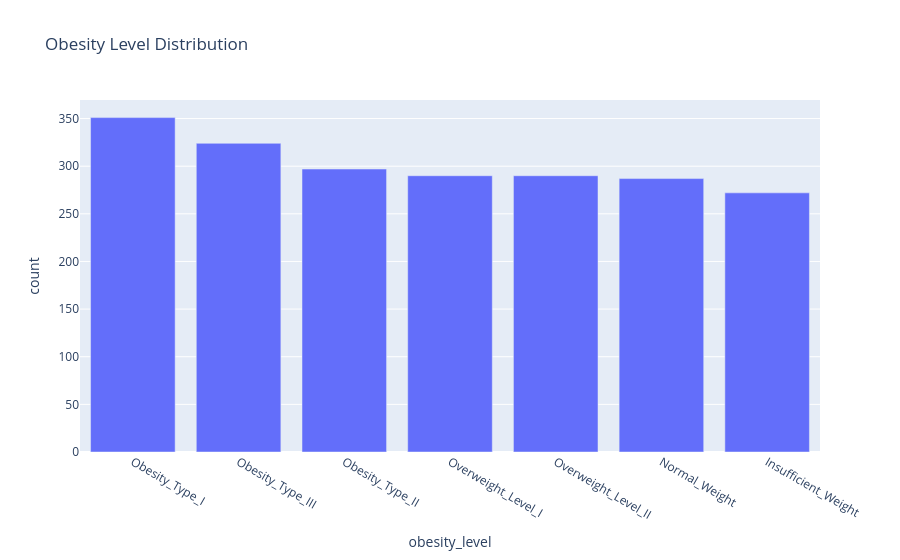

Source (notebook cell):
### Markdown cell above
توزع مستويات السمنة

### Code cell
import plotly.express as px

counts = data['obesity_level'].value_counts().reset_index()
counts.columns = ['obesity_level', 'count']

fig = px.bar(counts, x='obesity_level', y='count', title='Obesity Level Distribution')
fig.show()

### Figure 1 — Plotly figure (JSON) as saved in the notebook; plotly's stock layout.template omitted (floating-point values rounded to 4 significant figures)
{"data": [{"alignmentgroup": "True", "hovertemplate": "obesity_level=%{x}<br>count=%{y}<extra></extra>", "legendgroup": "", "marker": {"color": "#636efa", "pattern": {"shape": ""}}, "name": "", "offsetgroup": "", "orientation": "v", "showlegend": false, "textposition": "auto", "type": "bar", "x": ["Obesity_Type_I", "Obesity_Type_III", "Obesity_Type_II", "Overweight_Level_I", "Overweight_Level_II", "Normal_Weight", "Insufficient_Weight"], "xaxis": "x", "y": [351, 324, 297, 290, 290, 287, 272], "yaxis": "y"}], "layout": {"barmode": "relative", "legend": {"tracegroupgap": 0}, "title": {"text": "Obesity Level Distribution"}, "xaxis": {"anchor": "y", "domain": [0, 1], "title": {"text": "obesity_level"}}, "yaxis": {"anchor": "x", "domain": [0, 1], "title": {"text": "count"}}}}
